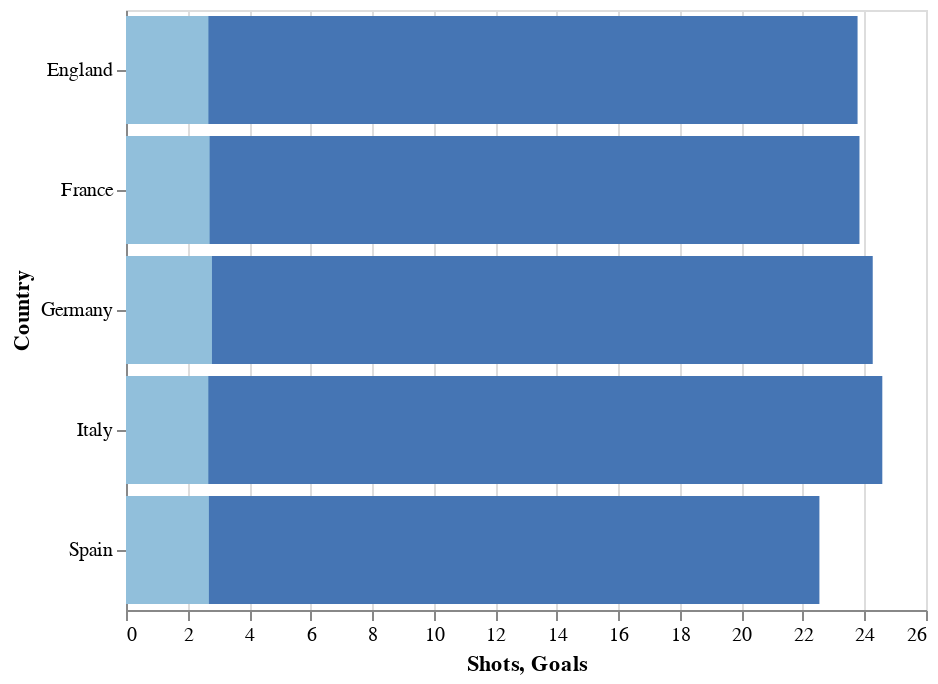

The notebook cell this image was saved under:
### Code cell
import altair as alt
colorPalette = ['#fc8d59','#fee090','#e0f3f8','#91bfdb','#4575b4']
baseALL = alt.Chart(matchDf)
goalsALT = baseALL.mark_bar(color = colorPalette[-2]).encode(
    y = alt.X('Country:N'),
    x = alt.Y('Goals:Q')
)

shotsALT = baseALL.mark_bar(color = colorPalette[-1]).encode(
    y = alt.X('Country:N'),
    x = alt.Y('Shots:Q')
)

alt.layer(
shotsALT, goalsALT
).resolve_scale('independent')

### Figure 1 — Vega-Lite specification as saved in the notebook (floating-point values rounded to 4 significant figures)
{"$schema": "https://vega.github.io/schema/vega-lite/v3.4.0.json", "config": {"mark": {"tooltip": null}, "view": {"height": 300, "width": 400}}, "data": {"name": "data-af864ca73590e34c419628001b0abf47"}, "datasets": {"data-af864ca73590e34c419628001b0abf47": [{"Country": "England", "Fouls": 21.42, "Freekicks": 1.096, "Goals": 2.679, "Penalties": 1.452, "Saves": 5.634, "Shots": 23.78}, {"Country": "France", "Fouls": 26.85, "Freekicks": 1.152, "Goals": 2.718, "Penalties": 1.835, "Saves": 5.407, "Shots": 23.84}, {"Country": "Germany", "Fouls": 28.29, "Freekicks": 1.177, "Goals": 2.794, "Penalties": 1.608, "Saves": 5.97, "Shots": 24.27}, {"Country": "Spain", "Fouls": 28.86, "Freekicks": 1.13, "Goals": 2.695, "Penalties": 1.629, "Saves": 5.631, "Shots": 22.54}, {"Country": "Italy", "Fouls": 26.3, "Freekicks": 1.156, "Goals": 2.676, "Penalties": 1.584, "Saves": 5.562, "Shots": 24.58}]}, "layer": [{"encoding": {"x": {"field": "Shots", "type": "quantitative"}, "y": {"field": "Country", "type": "nominal"}}, "mark": {"color": "#4575b4", "type": "bar"}}, {"encoding": {"x": {"field": "Goals", "type": "quantitative"}, "y": {"field": "Country", "type": "nominal"}}, "mark": {"color": "#91bfdb", "type": "bar"}}], "resolve": {"scale": {"color": "independent"}}}
